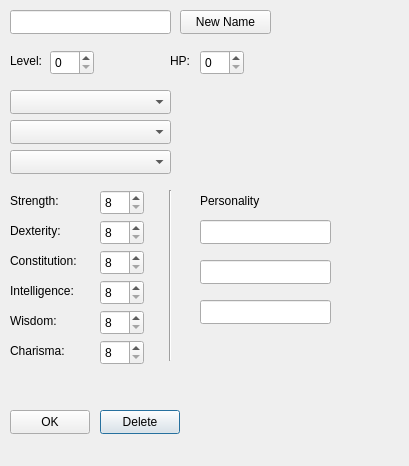
<?xml version="1.0" encoding="UTF-8"?>
<ui version="4.0">
 <class>editchar</class>
 <widget class="QDialog" name="editchar">
  <property name="geometry">
   <rect>
    <x>0</x>
    <y>0</y>
    <width>409</width>
    <height>466</height>
   </rect>
  </property>
  <property name="windowTitle">
   <string>Character Edit</string>
  </property>
  <widget class="QLabel" name="label">
   <property name="geometry">
    <rect>
     <x>10</x>
     <y>50</y>
     <width>41</width>
     <height>21</height>
    </rect>
   </property>
   <property name="text">
    <string>Level:</string>
   </property>
  </widget>
  <widget class="QLineEdit" name="Name">
   <property name="geometry">
    <rect>
     <x>10</x>
     <y>10</y>
     <width>161</width>
     <height>24</height>
    </rect>
   </property>
  </widget>
  <widget class="QLabel" name="label_7">
   <property name="geometry">
    <rect>
     <x>10</x>
     <y>340</y>
     <width>81</width>
     <height>21</height>
    </rect>
   </property>
   <property name="text">
    <string>Charisma:</string>
   </property>
  </widget>
  <widget class="QSpinBox" name="LevelSpin">
   <property name="geometry">
    <rect>
     <x>50</x>
     <y>50</y>
     <width>44</width>
     <height>25</height>
    </rect>
   </property>
   <property name="maximum">
    <number>20</number>
   </property>
  </widget>
  <widget class="QLabel" name="label_2">
   <property name="geometry">
    <rect>
     <x>10</x>
     <y>190</y>
     <width>81</width>
     <height>21</height>
    </rect>
   </property>
   <property name="text">
    <string>Strength:</string>
   </property>
  </widget>
  <widget class="QLineEdit" name="NeuPerson">
   <property name="geometry">
    <rect>
     <x>200</x>
     <y>260</y>
     <width>131</width>
     <height>24</height>
    </rect>
   </property>
  </widget>
  <widget class="QPushButton" name="DelButton">
   <property name="geometry">
    <rect>
     <x>100</x>
     <y>410</y>
     <width>80</width>
     <height>24</height>
    </rect>
   </property>
   <property name="text">
    <string>Delete</string>
   </property>
  </widget>
  <widget class="QComboBox" name="RaceBox">
   <property name="geometry">
    <rect>
     <x>10</x>
     <y>90</y>
     <width>161</width>
     <height>24</height>
    </rect>
   </property>
  </widget>
  <widget class="QLabel" name="label_9">
   <property name="geometry">
    <rect>
     <x>200</x>
     <y>190</y>
     <width>81</width>
     <height>21</height>
    </rect>
   </property>
   <property name="text">
    <string>Personality</string>
   </property>
  </widget>
  <widget class="QSpinBox" name="WisSpin">
   <property name="geometry">
    <rect>
     <x>100</x>
     <y>310</y>
     <width>44</width>
     <height>25</height>
    </rect>
   </property>
   <property name="minimum">
    <number>8</number>
   </property>
   <property name="maximum">
    <number>40</number>
   </property>
  </widget>
  <widget class="QLineEdit" name="PosPerson">
   <property name="geometry">
    <rect>
     <x>200</x>
     <y>220</y>
     <width>131</width>
     <height>24</height>
    </rect>
   </property>
   <property name="text">
    <string/>
   </property>
  </widget>
  <widget class="QLineEdit" name="NegPerson">
   <property name="geometry">
    <rect>
     <x>200</x>
     <y>300</y>
     <width>131</width>
     <height>24</height>
    </rect>
   </property>
  </widget>
  <widget class="QComboBox" name="ClassBox">
   <property name="geometry">
    <rect>
     <x>10</x>
     <y>120</y>
     <width>161</width>
     <height>24</height>
    </rect>
   </property>
  </widget>
  <widget class="Line" name="line">
   <property name="geometry">
    <rect>
     <x>160</x>
     <y>190</y>
     <width>20</width>
     <height>171</height>
    </rect>
   </property>
   <property name="orientation">
    <enum>Qt::Vertical</enum>
   </property>
  </widget>
  <widget class="QLabel" name="label_8">
   <property name="geometry">
    <rect>
     <x>170</x>
     <y>50</y>
     <width>31</width>
     <height>21</height>
    </rect>
   </property>
   <property name="text">
    <string>HP:</string>
   </property>
  </widget>
  <widget class="QPushButton" name="ApplyButton">
   <property name="geometry">
    <rect>
     <x>10</x>
     <y>410</y>
     <width>80</width>
     <height>24</height>
    </rect>
   </property>
   <property name="text">
    <string>OK</string>
   </property>
  </widget>
  <widget class="QPushButton" name="NewName">
   <property name="geometry">
    <rect>
     <x>180</x>
     <y>10</y>
     <width>91</width>
     <height>24</height>
    </rect>
   </property>
   <property name="text">
    <string>New Name</string>
   </property>
  </widget>
  <widget class="QLabel" name="label_3">
   <property name="geometry">
    <rect>
     <x>10</x>
     <y>220</y>
     <width>81</width>
     <height>21</height>
    </rect>
   </property>
   <property name="text">
    <string>Dexterity:</string>
   </property>
  </widget>
  <widget class="QLabel" name="label_6">
   <property name="geometry">
    <rect>
     <x>10</x>
     <y>310</y>
     <width>81</width>
     <height>21</height>
    </rect>
   </property>
   <property name="text">
    <string>Wisdom:</string>
   </property>
  </widget>
  <widget class="QComboBox" name="AlignBox">
   <property name="geometry">
    <rect>
     <x>10</x>
     <y>150</y>
     <width>161</width>
     <height>24</height>
    </rect>
   </property>
  </widget>
  <widget class="QSpinBox" name="ChaSpin">
   <property name="geometry">
    <rect>
     <x>100</x>
     <y>340</y>
     <width>44</width>
     <height>25</height>
    </rect>
   </property>
   <property name="minimum">
    <number>8</number>
   </property>
   <property name="maximum">
    <number>40</number>
   </property>
  </widget>
  <widget class="QSpinBox" name="HPSpin">
   <property name="geometry">
    <rect>
     <x>200</x>
     <y>50</y>
     <width>44</width>
     <height>25</height>
    </rect>
   </property>
  </widget>
  <widget class="QSpinBox" name="DexSpin">
   <property name="geometry">
    <rect>
     <x>100</x>
     <y>220</y>
     <width>44</width>
     <height>25</height>
    </rect>
   </property>
   <property name="minimum">
    <number>8</number>
   </property>
   <property name="maximum">
    <number>40</number>
   </property>
  </widget>
  <widget class="QSpinBox" name="IntSpin">
   <property name="geometry">
    <rect>
     <x>100</x>
     <y>280</y>
     <width>44</width>
     <height>25</height>
    </rect>
   </property>
   <property name="minimum">
    <number>8</number>
   </property>
   <property name="maximum">
    <number>40</number>
   </property>
  </widget>
  <widget class="QLabel" name="label_5">
   <property name="geometry">
    <rect>
     <x>10</x>
     <y>280</y>
     <width>81</width>
     <height>21</height>
    </rect>
   </property>
   <property name="text">
    <string>Intelligence:</string>
   </property>
  </widget>
  <widget class="QSpinBox" name="StrSpin">
   <property name="geometry">
    <rect>
     <x>100</x>
     <y>190</y>
     <width>44</width>
     <height>25</height>
    </rect>
   </property>
   <property name="minimum">
    <number>8</number>
   </property>
   <property name="maximum">
    <number>40</number>
   </property>
  </widget>
  <widget class="QSpinBox" name="ConSpin">
   <property name="geometry">
    <rect>
     <x>100</x>
     <y>250</y>
     <width>44</width>
     <height>25</height>
    </rect>
   </property>
   <property name="minimum">
    <number>8</number>
   </property>
   <property name="maximum">
    <number>40</number>
   </property>
  </widget>
  <widget class="QLabel" name="label_4">
   <property name="geometry">
    <rect>
     <x>10</x>
     <y>250</y>
     <width>81</width>
     <height>21</height>
    </rect>
   </property>
   <property name="text">
    <string>Constitution:</string>
   </property>
  </widget>
 </widget>
 <resources/>
 <connections/>
</ui>
